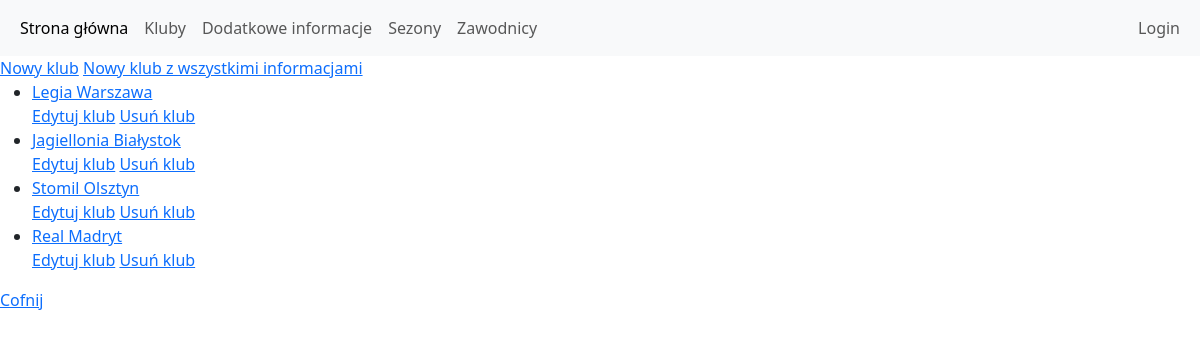
Before: /kluby/portal/klub_wszystkie/ with the older database file.
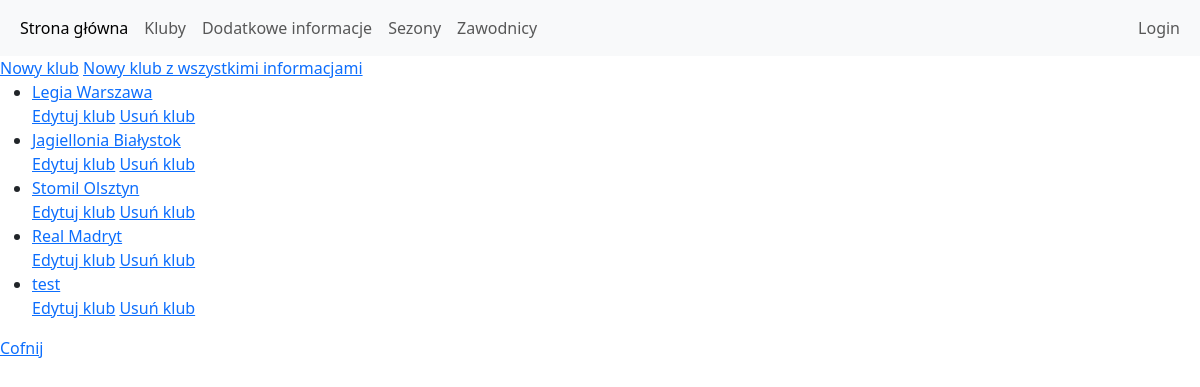
After: the same page with the newer database file.
### kluby/models.py (models this page shows, shortened)
class Klub(models.Model):
    nazwa = models.CharField(max_length=64, blank=False, unique=True)
    miasto = models.CharField(max_length=64, blank=True, unique=False)
    rok_powstania = models.PositiveSmallIntegerField(null=True, blank=True)
    opis = models.TextField(default="")

### kluby/views.py (the view)
# urls.py: path('portal/klub_wszystkie/',wszystkie, name='wszystkie'),
def wszystkie(request):
    kluby=Klub.objects.all()
    context = {'kluby': kluby}
    return render(request, 'kluby/wszystkie.html', context)

### templates/kluby/wszystkie.html (shortened to what this page needs)
{% extends 'main/portal.html' %}
{% block strona %}
<a href="{% url 'nowy' %}">Nowy klub</a>
<a href="{% url 'nowy2' %}">Nowy klub z wszystkimi informacjami</a>
{% if kluby %}
    <ul>
    {% for klub in kluby %}
        <li><a href="/kluby/portal/klub_szczegoly/{{ klub.id }}/">{{ klub.nazwa }}</a></li>
        <a href="/kluby/portal/klub_edytuj/{{ klub.id }}/" >Edytuj klub</a>
        <a href="/kluby/portal/klub_usun/{{ klub.id }}/" >Usuń klub</a>
    {% endfor %}
    </ul>
{% else %}
    <p>Brak klubów w bazie danych.</p>
{% endif %}
<a href="{% url 'portal' %}">Cofnij</a>
{% endblock %}

Changed rows visible on the page:
added Klub: nazwa "test"
